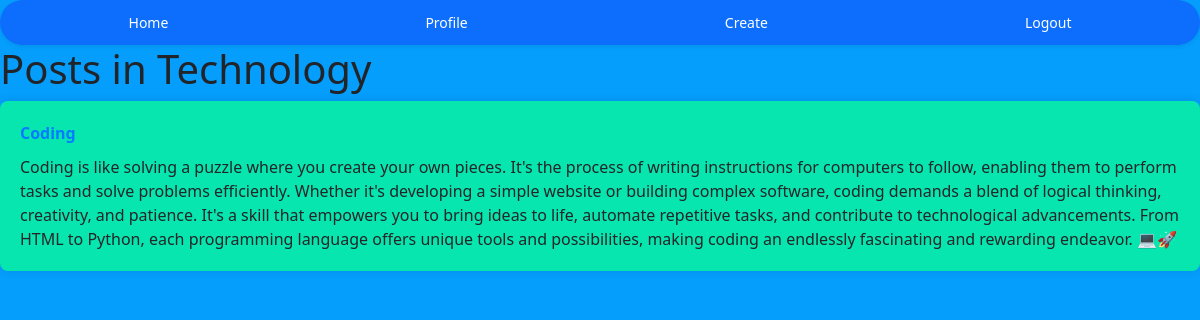
The page /category/Technology/ on the database its author committed.
### social_media/models.py (models this page shows, shortened)
class Category(models.Model):
    LIFESTYLE = 'Lifestyle'
    TECHNOLOGY = 'Technology'
    EDUCATION = 'Education'
    ENTERTAINMENT = 'Entertainment'
    CATEGORY_CHOICES = [
        (LIFESTYLE, 'Lifestyle'),
        (TECHNOLOGY, 'Technology'),
        (EDUCATION, 'Education'),
        (ENTERTAINMENT, 'Entertainment'),
    ]
    name = models.CharField(max_length=100, choices=CATEGORY_CHOICES)

class Post(models.Model):
    title = models.CharField(max_length=100)
    content = models.TextField()
    category = models.ForeignKey('Category', on_delete=models.CASCADE,)
    user = models.ForeignKey(User, on_delete=models.CASCADE,default=1)

### social_media/views.py (the view)
# urls.py: path('category/<str:category_name>/', views.posts_by_category, name='posts_by_category'),
def posts_by_category(request, category_name):
    category = get_object_or_404(Category, name=category_name)
    posts = Post.objects.filter(category=category)
    return render(request, 'posts_by_category.html', {'category': category, 'posts': posts})

### social_media/templates/posts_by_category.html (shortened to what this page needs)
{% extends 'social_media.html' %}
{% block content %}
<h1>Posts in {{ category.name }}</h1>
<ul class="posts-list">
    {% for post in posts %}
    <li class="post-item">
        <a href="{% url 'single_post' post.id %}">{{ post.title }}</a>
        <p>{{ post.content }}</p>
    </li>
    {% endfor %}
</ul>
{% endblock content %}

### social_media/templates/posts_by_category.html (style rules this page uses)
body { background-color: #059efd; }
.posts-list { list-style-type: none; padding: 0; display: flex; flex-direction: column; gap: 20px; }
.post-item { padding: 20px; background-color: #08e6af; border-radius: 8px; box-shadow: 0 0 10px rgba(0, 0, 0, 0.1); }
.post-item a { font-weight: bold; color: #007bff; text-decoration: none; }
.post-item p { margin: 10px 0 0; }

### rows shown on the page
Category: name "Technology"
Post: title "Coding", content "Coding is like solving a puzzle where you create your own pieces. It's the process of writing instructions for computers to follow, enabling them to perform tasks and solve problems efficiently. Whether it's developing a simple website or building complex software, coding demands a blend of logical thinking, creativity, and patience. It's a skill that empowers you to bring ideas to life, automate repetitive tasks, and contribute to technological advancements. From HTML to Python, each programming language offers unique tools and possibilities, making coding an endlessly fascinating and rewarding endeavor. 💻🚀"
